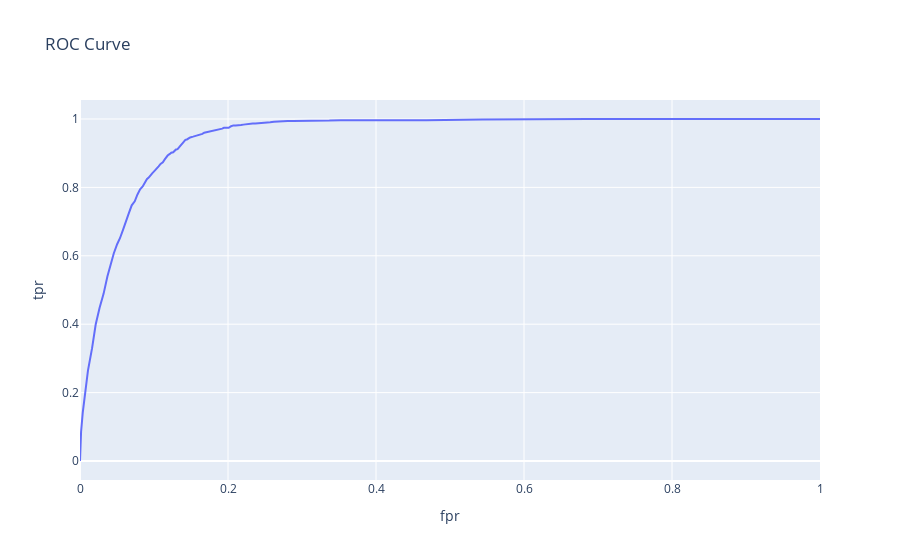

Notebook source saved alongside this figure:
### Code cell
# plot roc_curve
fig =px.line(data_frame=roc, x='fpr', y='tpr', title='ROC Curve')    
fig.show()
